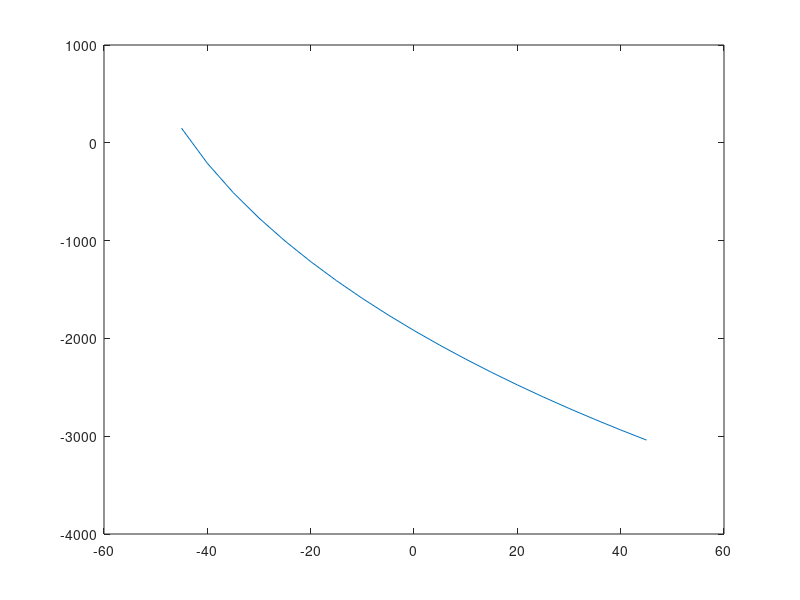
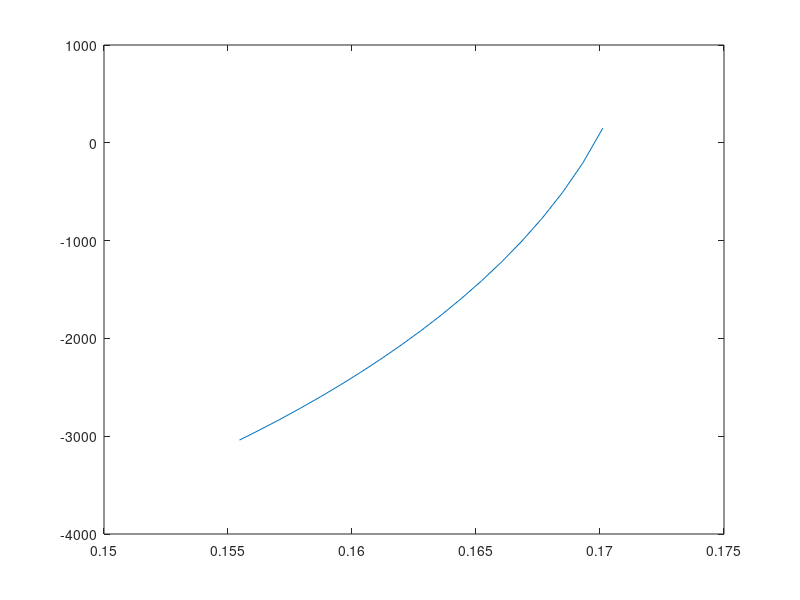
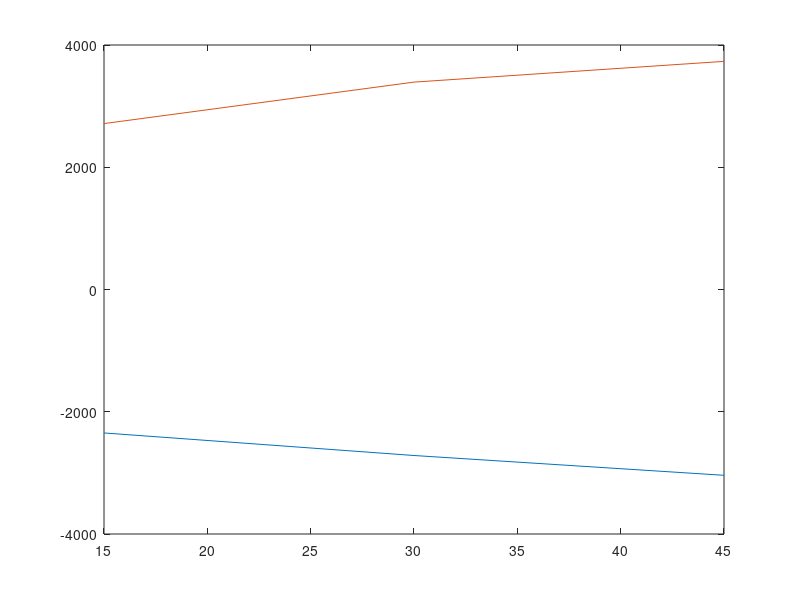

Reproduce these figures in MATLAB, in order.
clc

vars = [0.007, 0.16, 0.02];

% f_WindLassSlackParameters(vars);

% [x,fval,~] = fsolve('f_WindLassSlackParameters',vars);



%%
qt = [-45:5:45];
a = (qt+45)*pi/180;
R = 0.005;

lj = a*R;
lt = 0.005;
ls = 0.15;
la = ls - lj - lt;

la_0 = la(qt==0);
la_r = (la-la_0)/la_0;

% figure
% plot(qt,la_r)


%%
a = 0.08207;
b = 0.089638;
phi0 = 2.493499;
H0 = 0.027280;

L0 = sqrt(a^2 + b^2 - 2*a*b*cos(phi0));
cWL = 0.02;

for i=1:length(qt)
    l0_fa(i) = (1-cWL*(qt(i))/20)*L0; % foot arch length
    h0_fa(i) = a*b./l0_fa(i)*sin(phi0);
    q_mt_0(i) = acos( (a^2 + b^2 - l0_fa(i).^2)/(2*a*b) ) - phi0;

end
%%
kTMT_li = 150;
q0 = 20*pi/180;
M_li_0 = (q_mt_0(:)-q0)*kTMT_li;
F_li_0 = M_li_0./h0_fa(:);

figure
plot(qt,F_li_0)

figure
plot(l0_fa(:),F_li_0)

F_15 = interp1(qt,F_li_0,15);
F_30 = interp1(qt,F_li_0,30);
F_45 = interp1(qt,F_li_0,45);

F_15_lit = 9.36*290;
F_30_lit = 11.7*290;
F_45_lit = 12.87*290;

figure
plot([15,30,45],[F_15,F_30,F_45])
hold on
plot([15,30,45],[F_15_lit,F_30_lit,F_45_lit])



